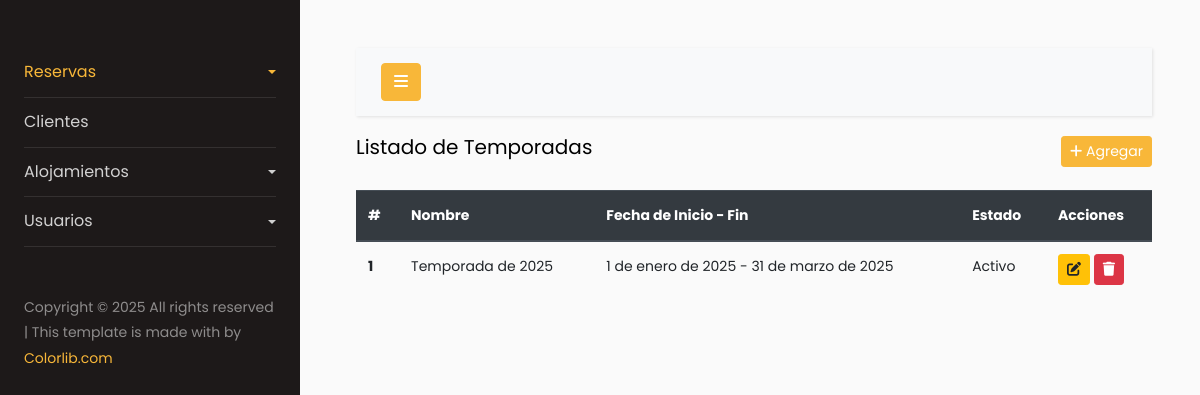
Before: /temporadas/ with the older database file.
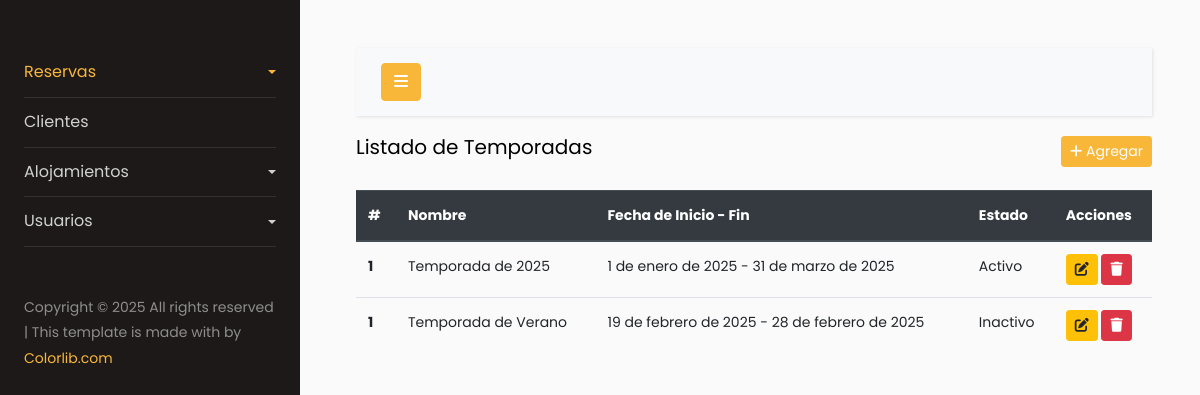
After: the same page with the newer database file.
### temporadas/models.py (models this page shows, shortened)
class Temporada(models.Model):
    nombre_temporada = models.CharField(max_length=250, default='Temporada sin nombre')
    alojamiento = models.ManyToManyField(Departamentos, related_name='alojamiento')
    fecha_inicio = models.DateField()
    fecha_final = models.DateField()
    estado = models.BooleanField(default=True)
    class Meta:
        verbose_name = 'Temporada'
        verbose_name_plural = 'Temporadas'
        db_table = 'Temporadas'

### temporadas/views.py (the view)
# urls.py: path('', views.ListTemporada.as_view(), name='list-temporada'),
class ListTemporada(ListView):
    model = Temporada
    template_name = 'index-temporadas.html'
    context_object_name = 'temporadas'

### temporadas/templates/index-temporadas.html
{% extends 'index-intranet.html' %}
{% block content %}
<div class="d-flex justify-content-between align-items-center " style="margin-bottom: 20px;">
    <h5>Listado de Temporadas</h5>
    <a href="{% url 'temporadas:create-temporada' %}" class="btn btn-primary btn-sm"><i class="fa-solid fa-plus"></i> Agregar</a>
</div>
<table class="table table-hover">
    <thead class="thead-dark">
        <tr>
            <th scope="col">#</th>
            <th scope="col">Nombre</th>
            <th scope="col">Fecha de Inicio - Fin</th>
            <th scope="col">Estado</th>
            <th scope="col">Acciones</th>
        </tr>
    </thead>
    <tbody>
        {% for i in temporadas %}
        <tr>
            <th scope="row">1</th>
            <td>{{i.nombre_temporada}}</td>
            <td>{{i.fecha_inicio}} - {{i.fecha_final}} </td>
            <td>{% if i.estado %} Activo {% else %} Inactivo {% endif %} </td>
            <td>
                <a href="{% url 'temporadas:edit-temporada' i.pk %}" class="btn btn-warning btn-sm"><i class="fa-solid fa-pen-to-square"></i></a>
                <a href="{% url 'temporadas:delete-temporada' i.pk %}" class="btn btn-danger btn-sm"><i class="fa-solid fa-trash"></i></a>
            </td>
        </tr>
        {% endfor %}
    </tbody>
</table>
{% endblock %}

Changed rows visible on the page:
added Temporada: nombre_temporada "Temporada de Verano", fecha_inicio "19 de febrero de 2025", fecha_final "28 de febrero de 2025", estado "Inactivo"
